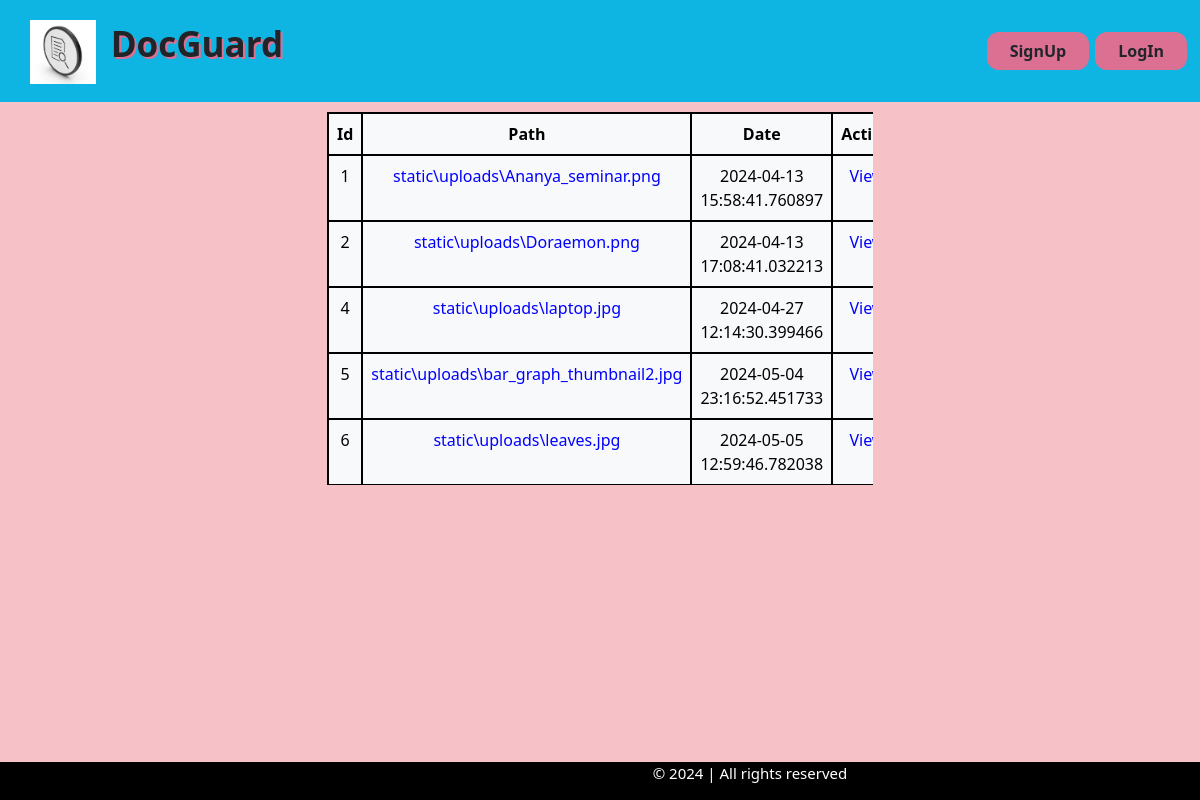
/file/list, run on the app's committed database.
### database.py (models this page shows, shortened)
class File(Base):
    __tablename__ = 'files'
    id = Column(Integer, primary_key = True)
    path = Column(String(255),nullable = False)
    user_id = Column(Integer, ForeignKey('users.id'))  # The user id will let us know that the uploaded file belongs to whom (user)
    created_at = Column(DateTime, default = datetime.now)

### app.py (the view)
@app.route('/file/list', methods= ['GET','POST'])
def file_list():
    db = open_db()
    files = db.query(File).all()
    return render_template('display_list.html', files = files)

### database.py (called while the page is built)
def open_db():
    engine =  create_engine('sqlite:///project.db', echo = True)   # echo means to display output
    session = sessionmaker(bind = engine)
    return session()

### templates/display_list.html (shortened to what this page needs)
{% extends 'layout/base.html' %}
{% block content %}
<!DOCTYPE html>
<html lang="en">
  <head>
  </head>
  <body>
    <div class="container">
        <div class="row">
            <div class="col-6 mx-auto">
                <div class="table-responsive">
                    <table class="table table-light">
                          <thead>
                            <tr>
                              <th scope="col">Id</th>
                              <th scope="col">Path</th>
                              <th scope="col">Date</th>
                              <th scope="col">Action</th>
                            </tr>
                          </thead>
                        <tbody>
                            {% for file in files %}
                            <tr>
                                <td>{{ file.id }}</td>
                                <td><a class="purple" href=/file/{{file.id}}/view">{{file.path}}</a></td>
                                <td>{{ file.created_at }}</td>
                                <td><a class="purple" href="/file/{{file.id}}/view">View</a></td>
                            </tr>
                            {% endfor %}
                        </tbody>
                    </table>
                </div>
            </div>
        </div>
    </div>
  </body>
</html>
{% endblock %}

### templates/display_list.html (style rules this page uses)
body { background-color: #f6c2c8; }
.container { width: 100%; margin-top: 10px; }
table { width: 100%; border: 0px solid black; }
th, td { border: 2px solid black; padding: 10px; text-align: center; }
.purple { color: blue; text-decoration: none; }

### data on the page
File: id "1", path "static\\uploads\\Ananya_seminar.png", created_at "2024-04-13 15:58:41.760897"
File: id "2", path "static\\uploads\\Doraemon.png", created_at "2024-04-13 17:08:41.032213"
File: id "4", path "static\\uploads\\laptop.jpg", created_at "2024-04-27 12:14:30.399466"
File: id "5", path "static\\uploads\\bar_graph_thumbnail2.jpg", created_at "2024-05-04 23:16:52.451733"
File: id "6", path "static\\uploads\\leaves.jpg", created_at "2024-05-05 12:59:46.782038"
